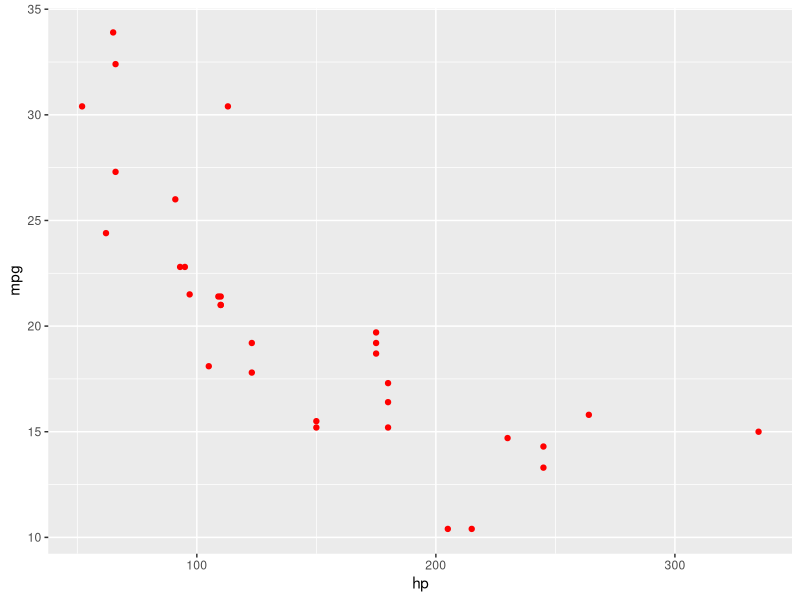
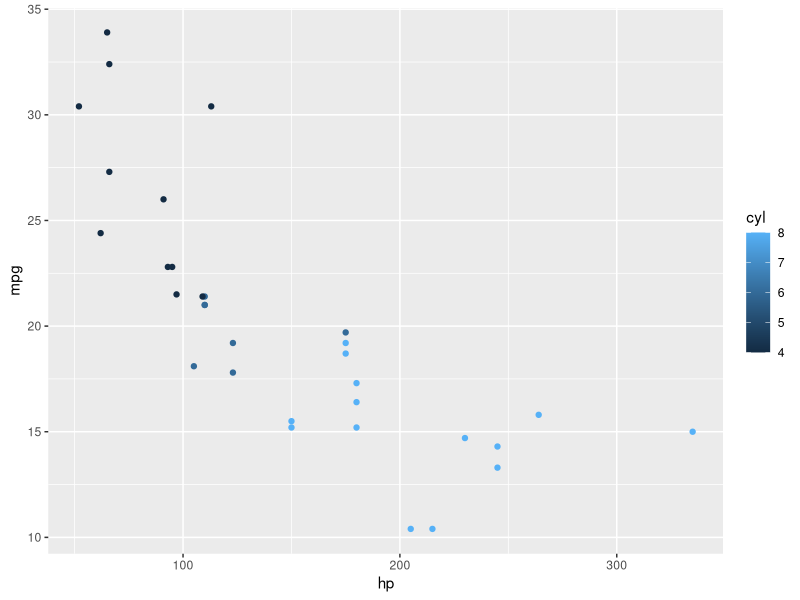
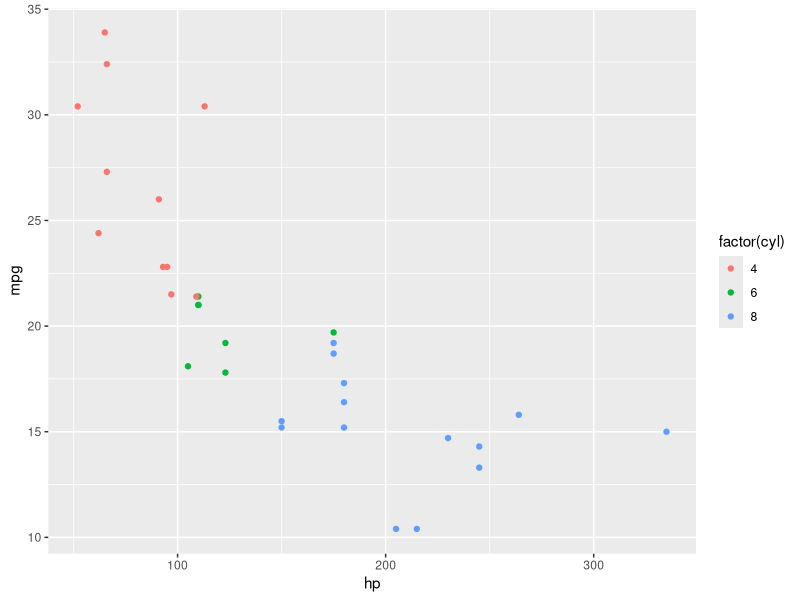
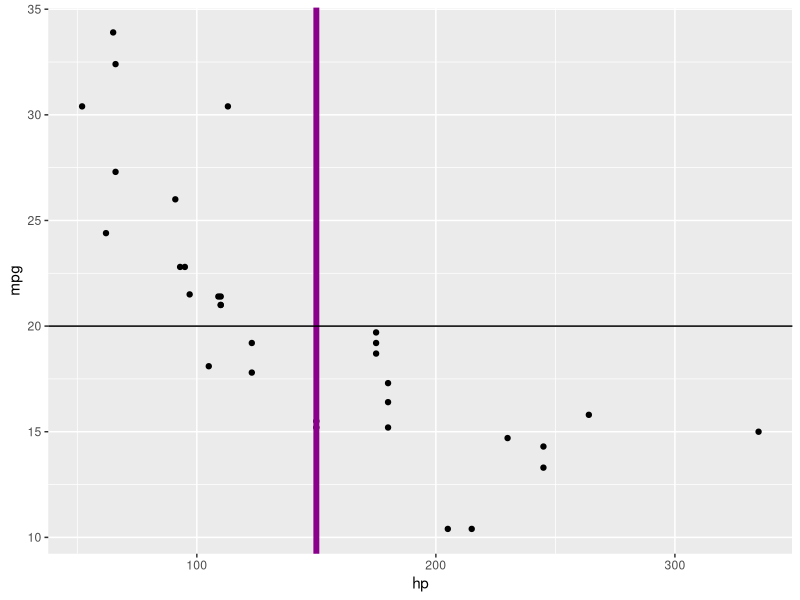
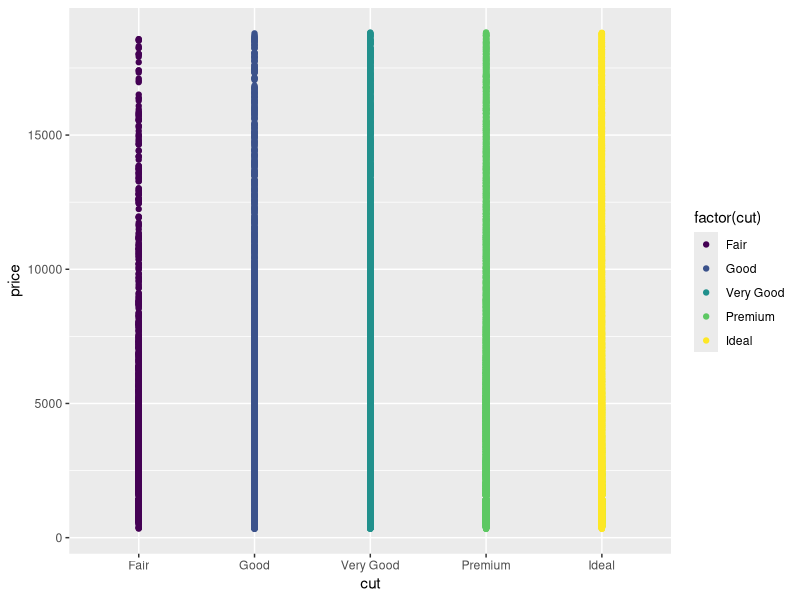
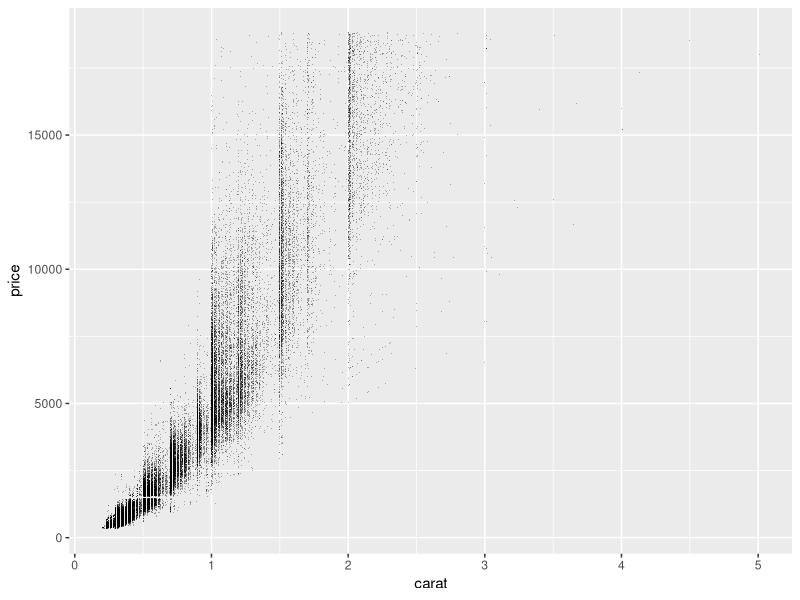
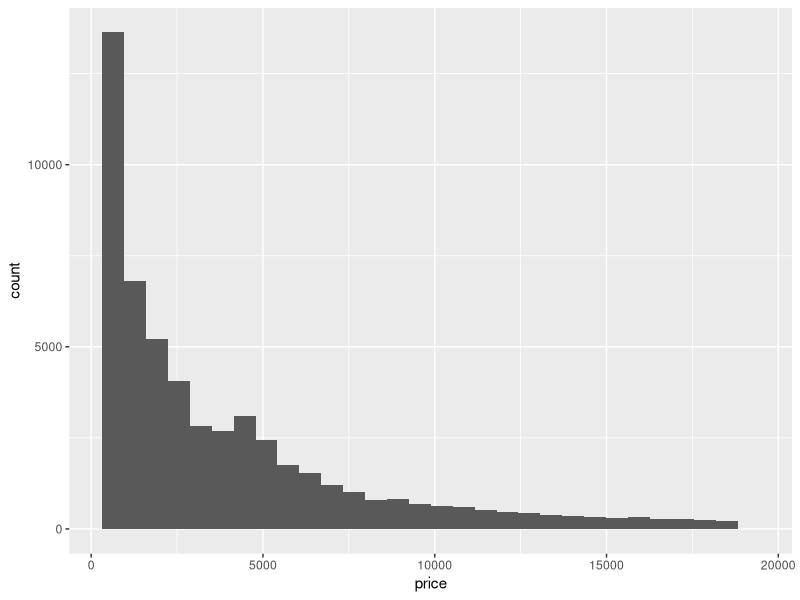
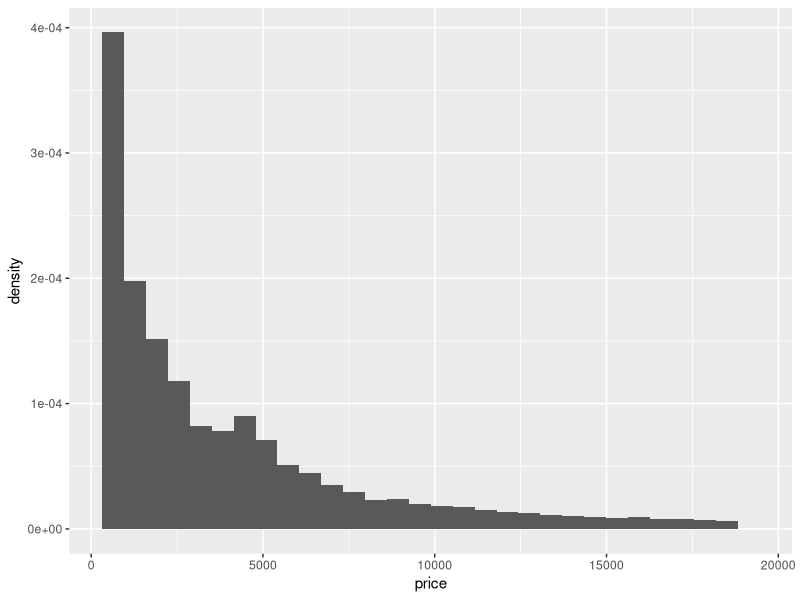

Here is the R script that generated these plots, in order: (Note: this script raises an error after producing the figures.)
setwd("C:/Users/wabng/Documents/Data science/Curso LAPSO/Week 10")

rm(list=ls()) 

library(ggplot2)

##  Gramatica de graficos

#           Theme       # tinta 

#           Coordinate #  Escalas
    
#           Statistics 

#           Facets      separar datos por paneles

#           Geometria    puede ser un punto, diagrama de caja y brazos
                         # linea, curva de densidad
#           Aesthetic

#           Data


ggplot(mtcars, aes(x=hp,y=mpg)) + geom_point(color="red")


ggplot(mtcars, aes(x=hp,y=mpg, color=cyl)) + geom_point()


ggplot(mtcars, aes(x=hp,y=mpg,color=factor(cyl))) + geom_point()


#  Mas geometrias 

ggplot(mtcars, aes(x=hp,y=mpg)) + 
    geom_point() +
    geom_abline(slope = 10, intercept = 5) +
    geom_vline(xintercept=150, color="DarkMagenta", size=2) +
    geom_hline(yintercept = 20)


ggplot(diamonds,aes(x=cut, y=price, color=factor(cut))) +
    geom_point()


ggplot(diamonds, aes(x=carat, y=price)) +
    geom_point(alpha=0.3, shape=".")


ggplot(diamonds, aes(x=price)) +
    geom_histogram()



ggplot(diamonds, aes(x=price)) +
    geom_histogram(aes(y=..density..))    


ggplot(diamonds, aes(x=price, fill=cut)) +
    geom_histogram(aes(y=..density..))   

# curva de densidad
ggplot(diamonds, aes(x=price)) +
    geom_density()

#  diagrama de barras
ggplot(mtcars, aes(cyl, fill=factor(cyl))) +
geom_bar()


#  boxplot
ggplot(diamonds, aes(x=cut, y=price)) +
    geom_boxplot()

#  Hacer zoom 
ggplot(diamonds,aes(x=carat, y=price)) +
    geom_point(alpha) +
    lims(x= c(0,2.5), y=c(0,10000))


ggplot(diamonds,aes(x=depth, y=carat)) +
    geom_point(alpha=0.6)
# misma escala 
ggplot(diamonds,aes(x=depth, y=carat)) +
    geom_point(alpha=0.6) +
    coord_equal()
    
ggplot(diamonds,aes(x=carat, y=price, color=cut)) +
    geom_point(alpha=0.6) +
    stat_smooth() +
    facet_grid(clarity~cut)


#  estadisticos
#  linea de regresion 
ggplot(mtcars,aes(x=hp, y=mpg)) +
    geom_point() +
    stat_smooth(method = "lm")


ggplot(mtcars,aes(x=hp, y=mpg, color=factor(cyl))) +
    geom_point() +
    stat_smooth(se=F)

### temas
ggplot(mtcars, aes(x=hp, y=mpg, color=factor(cyl))) +
    geom_point() +
    stat_smooth()+
    theme_minimal()  # theme minimal es para hacer mas simples las lineas




